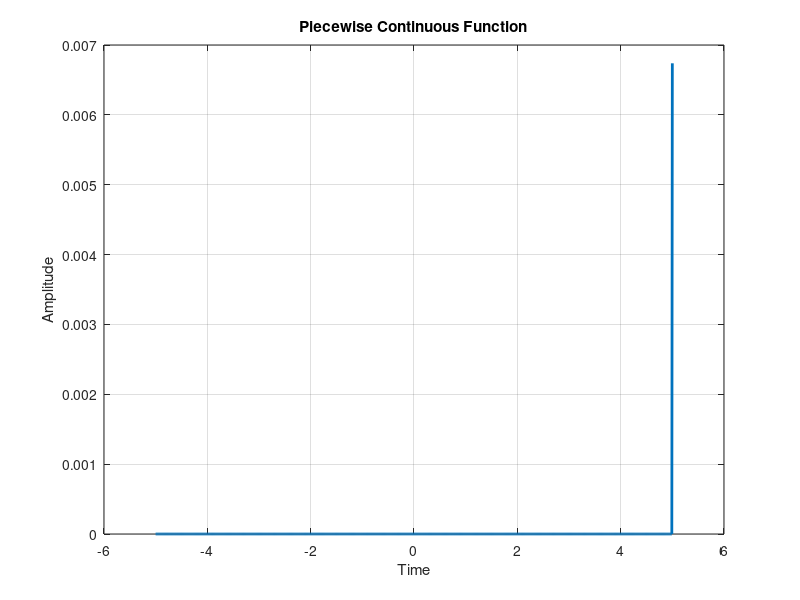

The MATLAB script that drew this image:
x=-5:.01:5;
for k=length(x)
    if x(k)<0
        y(k)=exp(x(k));
    else
        y(k)=exp(-x(k));
    end
end
plot(x,y,'linewidth',2);
xlabel('Time');
ylabel('Amplitude');
title('Piecewise Continuous Function');
grid on;